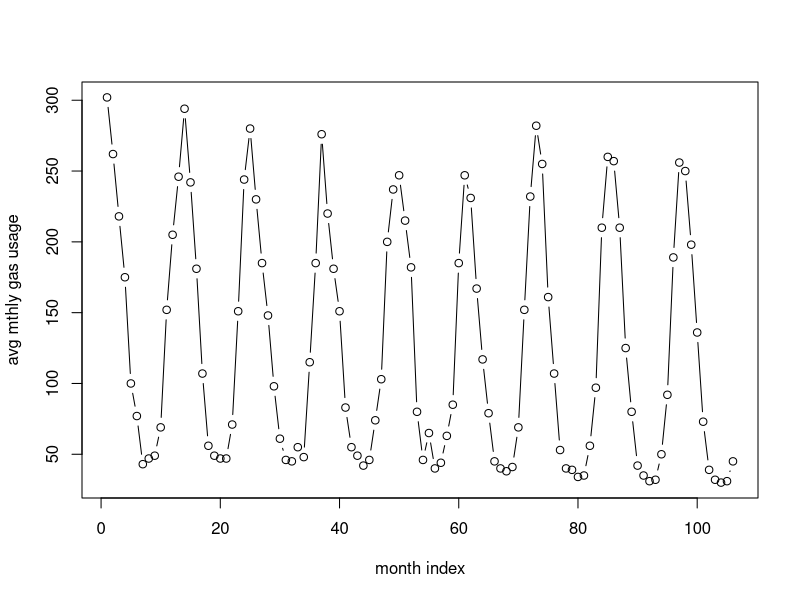
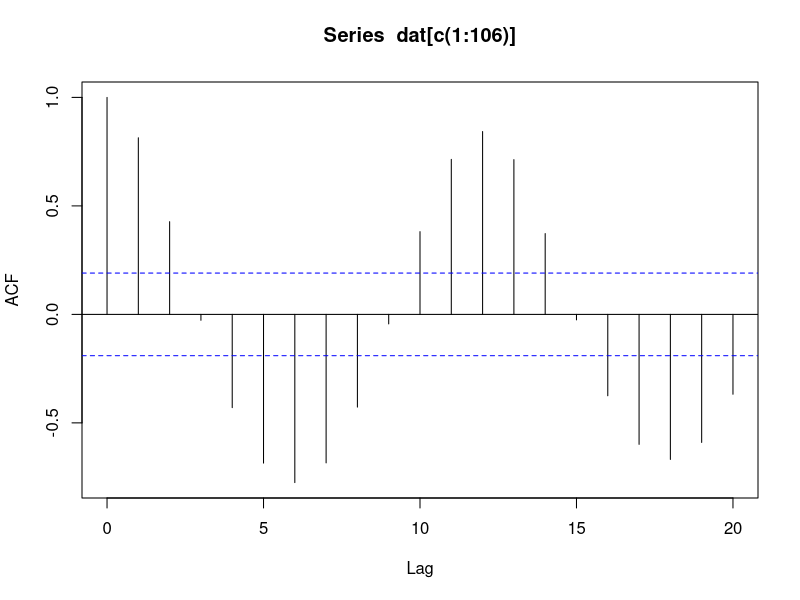
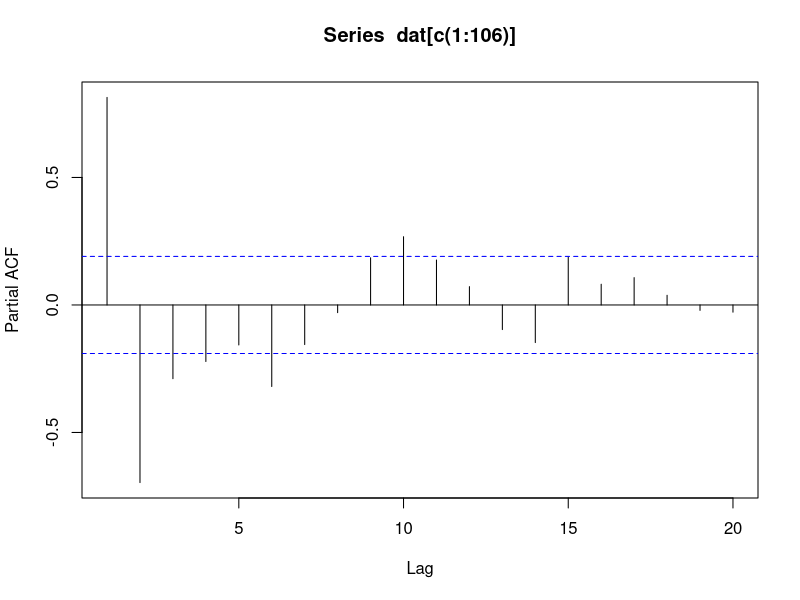
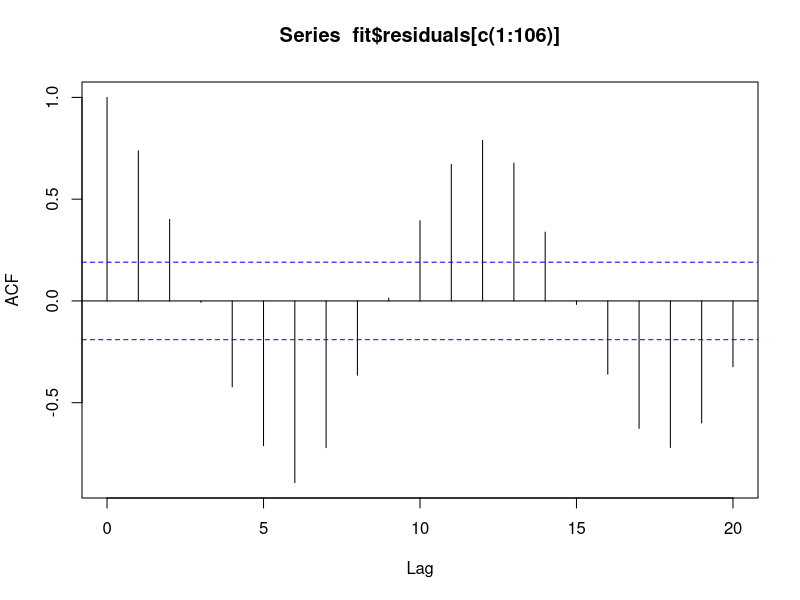
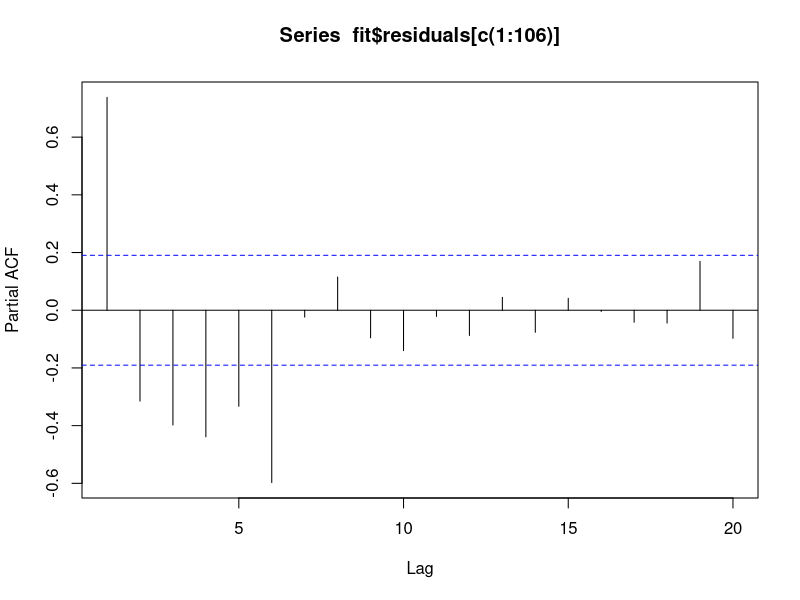
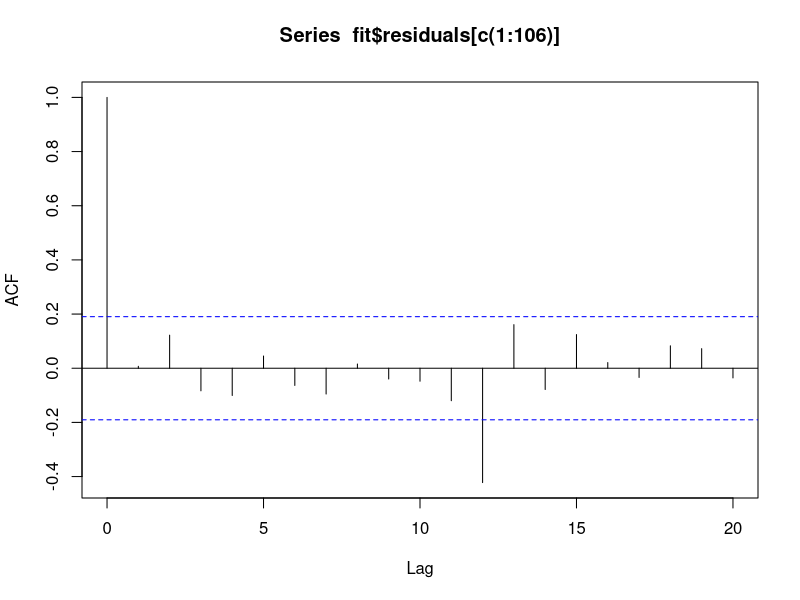
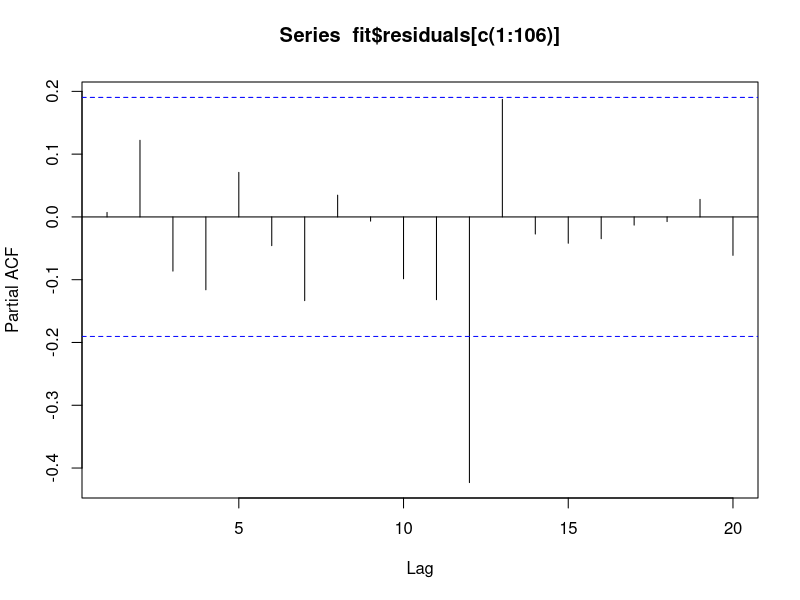
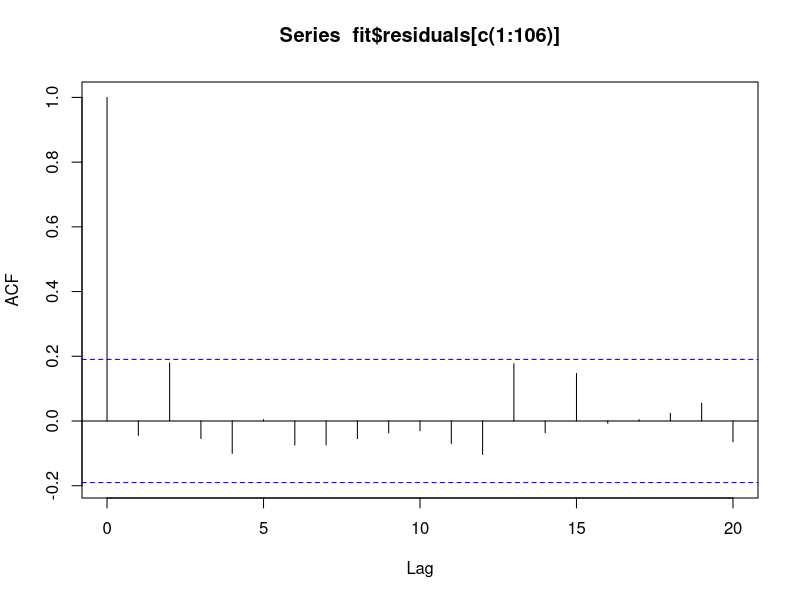

These charts were generated, in order, by the following R code:
## Oct 12, 2015 W.Taam
#
## input data from PC
dd <- read.csv('monthly_avg_gas_usage_jan71_oct79.txt', header=F, sep='', strip.white=T )

## sanity check on the input
dd

## string out the data in a vector
dat <- c( t( as.matrix( dd ) ) )

## drop missing during read
dat <- dat[-c(107,108)]

#visualize the raw data as it is
plot(dat, type='b', ylab='avg mthly gas usage', xlab='month index')

## underfitting: fit a straight line regression to the gas usage
fit0 <- lm( dat~ c(1:106) )

## naive approach: find monthly usage by averaging over years of the same month
fit1 <- apply( dd, 2, mean, na.rm=T )

## find the ACF and PACF of the raw data to get a sense of the correlation over time
acf(dat[c(1:106)])
pacf(dat[c(1:106)])
## correlation shows sign of periodicity of 6

## (1,0,0)(0,1,0)6
fit <- arima( dat, order=c(1,0,0),seasonal=list(order=c(0,1,0),period=6))
acf(fit$residuals[c(1:106)])
pacf(fit$residuals[c(1:106)]) ## residuals exhibit autocorrelations at periodic lags

## (0,0,1)(0,1,0)12
fit <- arima( dat, order=c(0,0,1),seasonal=list(order=c(0,1,0),period=12))
acf(fit$residuals[c(1:106)])
pacf(fit$residuals[c(1:106)]) ## residuals exhibit autocorrelations at periodic lags

## (0,0,1)(0,1,1)12
fit <- arima( dat, order=c(0,0,1),seasonal=list(order=c(0,1,1),period=12))
acf(fit$residuals[c(1:106)])
pacf(fit$residuals[c(1:106)]) ## residuals exhibit nearly zero autocorrelations at high lags

## (0,0,1)(1,1,0)12
fit <- arima( dat, order=c(0,0,1),seasonal=list(order=c(1,1,0),period=12))
acf(fit$residuals[c(1:106)])
pacf(fit$residuals[c(1:106)]) ## residuals exhibit nearly zero autocorrelations at high lags

## (1,0,0)(1,1,0)12
fit <- arima( dat, order=c(1,0,0),seasonal=list(order=c(1,1,0),period=12))
acf(fit$residuals[c(1:106)])
pacf(fit$residuals[c(1:106)]) ## residuals exhibit nearly zero autocorrelations at high lags

## (1,0,0)(0,1,1)12
fit <- arima( dat, order=c(1,0,0),seasonal=list(order=c(0,1,1),period=12))
acf(fit$residuals[c(1:106)])
pacf(fit$residuals[c(1:106)]) ## residuals exhibit nearly zero autocorrelations at high lags

## solely rank the models by Akaike information criteria AIC
AIC(
  arima( dat, order=c(1,0,0),seasonal=list(order=c(1,0,0),period=6)),
  arima( dat, order=c(1,0,0),seasonal=list(order=c(0,1,0),period=6)),
  arima( dat, order=c(0,0,1),seasonal=list(order=c(0,1,0),period=12)),
  arima( dat, order=c(0,0,1),seasonal=list(order=c(0,1,1),period=12)),
  arima( dat, order=c(0,0,1),seasonal=list(order=c(1,1,0),period=12)),
  arima( dat, order=c(1,0,0),seasonal=list(order=c(1,1,0),period=12)),
  arima( dat, order=c(1,0,0),seasonal=list(order=c(0,1,1),period=12))
)

## make month labels
tmp <- expand.grid( c(1971:1980), c('01','02','03','04','05','06','07','08','09','10','11','12'))
yyyymm <- sort( paste(tmp[,1],tmp[,2],sep='-') )

## show forecast from final model with the forecast
plot(dat, type='b', ylab='avg mthly gas usage', xlab='month', xlim=c(1,114), xaxt='n' )
lines( c(107:114), unlist(predict(fit,8)[1]), col='red', type='b', pch=20)
axis(1, at=c(1:114), labels=yyyymm[c(1:114)], las=2, cex.axis=0.7)
